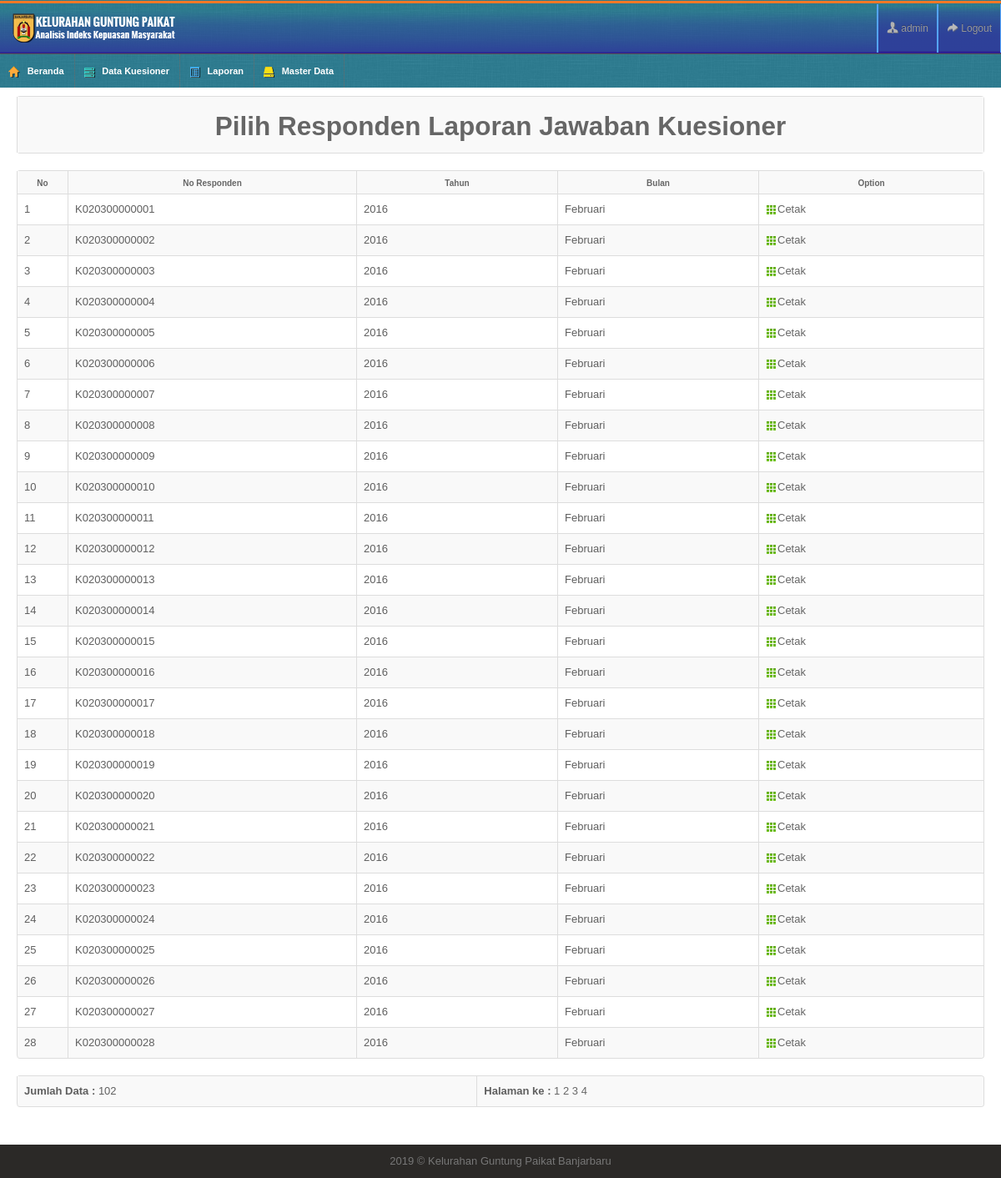
The app's page /?page=Jawaban-Responden (signed in) with its own data.
### tables this page shows
CREATE TABLE `tjawaban` (
  `id_jawaban` int(11) NOT NULL AUTO_INCREMENT,
  `ip_address` varchar(100) NOT NULL,
  `id_responden` varchar(13) NOT NULL,
  `tahun` int(11) NOT NULL,
  `bulan` int(11) NOT NULL,
  `id_kuisoner` int(11) NOT NULL,
  `id_kuis` int(11) NOT NULL,
  `jawaban` varchar(10) NOT NULL,
  PRIMARY KEY (`id_jawaban`),
  KEY `id_kuisoner` (`id_kuisoner`),
  KEY `id_kuis` (`id_kuis`)
);

### page/lib/dtjawaban.php (called while the page is built, shortened)
<?php
$tableName	= "tjawaban";
$isian0		= "No";
$field0		= "id_jawaban";
$field2		= "id_responden";
$isian2		= "No Responden";
$field3		= "tahun";
$isian3		= "Tahun";
$field4		= "bulan";
$isian4		= "Bulan";
?>

### lib/library.php (called while the page is built, shortened)
<?php
function tampil_bulan ($x) {
    $bulan = array (1=>'Januari',2=>'Februari',3=>'Maret',4=>'April',
             5=>'Mei',6=>'Juni',7=>'Juli',8=>'Agustus',
             9=>'September',10=>'Oktober',11=>'November',12=>'Desember');
    return $bulan[$x];
}
?>

### page/laporan/jawaban_responden.php (the view, shortened to what this page needs)
<?php
include_once "lib/seslogin.php";
include_once "page/lib/dtjawaban.php";
$row = 28;
$hal = isset($_GET['hal']) ? $_GET['hal'] : 0;
$pageSql = "SELECT $tableName.id_jawaban,$tableName.id_responden,$tableName.tahun,$tableName.bulan,$tableName.id_kuis,$tableName.jawaban,tkuis.id_aspek,nama_aspek  FROM ".$tableName." LEFT JOIN tkuis ON tkuis.id_kuis=$tableName.id_kuis LEFT JOIN taspek ON taspek.id_aspek=tkuis.id_aspek GROUP BY id_responden  ";
$pageQry = mysqli_query($koneksidb, $pageSql) or die ("error paging: ".mysql_error());
$jml	 = mysqli_num_rows($pageQry);
$max	 = ceil($jml/$row);
?>
		<fieldset>
<table class="table table-bordered table-striped">
							<tr>
      <th colspan="2" ><h2>Pilih Responden Laporan Jawaban Kuesioner </h2></th>
    </tr>
	<table class="table table-bordered table-striped">
      <tr>
        <th width="40" align="center"><strong><?php echo $isian0; ?></strong></th>
        <th width="325"><strong><?php echo $isian2; ?></strong></th>
        <th width="220"><strong><?php echo $isian3; ?></strong></th>
        <th width="220"><strong><?php echo $isian4; ?></strong></th>
        <th colspan="3"><strong>Option</strong></th>
      </tr>
		<?php
		$mySql = $pageSql." ORDER BY ".$field0." ASC LIMIT $hal, $row";
		$myQry = mysqli_query($koneksidb, $mySql)  or die ("Query salah : ".mysql_error());
		$nomor  = 1;
		while ($kolomData = mysqli_fetch_array($myQry)) {
			$Kode = $kolomData[$field2];
		?>
      <tr>
        <td align="center"> <?php echo $nomor++; ?> </td>
        <td> <?php echo $kolomData[$field2]; ?> </td>
        <td> <?php echo $kolomData[$field3]; ?> </td>
        <td> <?php echo tampil_bulan($kolomData[$field4]); ?> </td>
       <td class="cc" align="center"><a href="page/laporan/jawabanresponden-pdf.php?respon=<?php echo $Kode; ?>" target="_blank"><i class="icon-th"></i>Cetak</a></td>
      </tr>
      <?php } ?>
    </table>
	<table class="table table-bordered table-striped">
  <tr>
    <td><strong>Jumlah Data :</strong> <?php echo $jml; ?> </td>
    <td align="right"><b>Halaman ke :</b>
	<?php
	for ($h = 1; $h <= $max; $h++) {
		$list[$h] = $row * $h - $row;
		echo " <a href='?page=Jawaban-Responden&hal=$list[$h]'>$h</a> ";
	}
	?>	</td>
  </tr>
</table>
</table>
</fieldset>

### css/maruti-style.css (style rules this page uses)
* { outline:none !important; -moz-outline: none !important; }
body { overflow-x: hidden; margin-top: -9px; }
.widget-title, .modal-header, .table th, div.dataTables_wrapper .ui-widget-header { background-color: #efefef; border-bottom: 1px solid #CDCDCD; height: 36px; }
.table th { height: auto; font-size: 10px; padding: 5px 10px 2px; border-bottom: 0; text-align: center; color: #666666; }

### css/maruti-media.css (style rules this page uses)
body { background:url(../images/backgrounds/blue.jpg) repeat; }

### records on screen
tjawaban: id_responden "K020300000001", tahun "2016", bulan "Februari"
tjawaban: id_responden "K020300000002", tahun "2016", bulan "Februari"
tjawaban: id_responden "K020300000003", tahun "2016", bulan "Februari"
tjawaban: id_responden "K020300000004", tahun "2016", bulan "Februari"
tjawaban: id_responden "K020300000005", tahun "2016", bulan "Februari"
tjawaban: id_responden "K020300000006", tahun "2016", bulan "Februari"
tjawaban: id_responden "K020300000007", tahun "2016", bulan "Februari"
tjawaban: id_responden "K020300000008", tahun "2016", bulan "Februari"
tjawaban: id_responden "K020300000009", tahun "2016", bulan "Februari"
tjawaban: id_responden "K020300000010", tahun "2016", bulan "Februari"
tjawaban: id_responden "K020300000011", tahun "2016", bulan "Februari"
tjawaban: id_responden "K020300000012", tahun "2016", bulan "Februari"
tjawaban: id_responden "K020300000013", tahun "2016", bulan "Februari"
tjawaban: id_responden "K020300000014", tahun "2016", bulan "Februari"
tjawaban: id_responden "K020300000015", tahun "2016", bulan "Februari"
tjawaban: id_responden "K020300000016", tahun "2016", bulan "Februari"
tjawaban: id_responden "K020300000017", tahun "2016", bulan "Februari"
tjawaban: id_responden "K020300000018", tahun "2016", bulan "Februari"
tjawaban: id_responden "K020300000019", tahun "2016", bulan "Februari"
tjawaban: id_responden "K020300000020", tahun "2016", bulan "Februari"
tjawaban: id_responden "K020300000021", tahun "2016", bulan "Februari"
tjawaban: id_responden "K020300000022", tahun "2016", bulan "Februari"
tjawaban: id_responden "K020300000023", tahun "2016", bulan "Februari"
tjawaban: id_responden "K020300000024", tahun "2016", bulan "Februari"
tjawaban: id_responden "K020300000025", tahun "2016", bulan "Februari"
tjawaban: id_responden "K020300000026", tahun "2016", bulan "Februari"
tjawaban: id_responden "K020300000027", tahun "2016", bulan "Februari"
tjawaban: id_responden "K020300000028", tahun "2016", bulan "Februari"

### other values on screen
$_SESSION['SES_LOGIN'] "admin"
$isian0 "No"
$isian2 "No Responden"
$isian3 "Tahun"
$isian4 "Bulan"
$jml "102"
